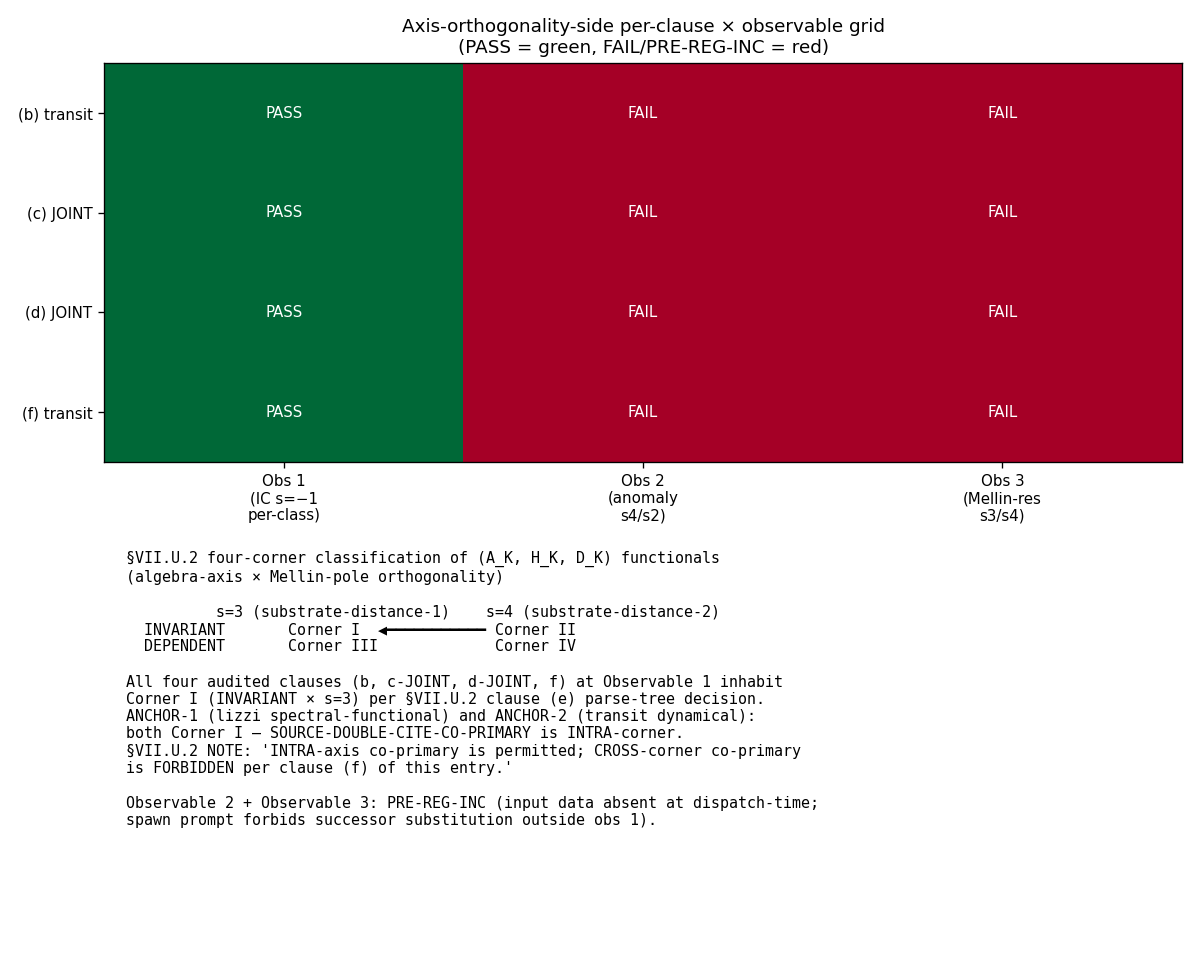

Here is the Python script that generated this plot:
#!/usr/bin/env python
"""
S88 W7c-167 — S88-CROSS-AXIS-MULTI-OBSERVABLE-STAGE-2-VERIFY (axis-orthogonality side)
=====================================================================================

Stage-2 cross-axis 4-stage-pathway verification of the Joint F_2-Class Path-(c) Theorem
(§VII.AH STAGE-1-CANDIDATE) per `.claude/rules/joint-theorem-promotion.md` §"The 4 Stages"
Stage-2 protocol.

This is the AXIS-ORTHOGONALITY-SIDE cross-reviewer (connes-ncg-theorist).
Audits clauses (b) + (c)-JOINT + (d)-JOINT + (f).
The spectral-side cross-reviewer (mack-cosmic-bridge) is dispatched in parallel and
audits clauses (a) + (c)-JOINT + (d)-JOINT + (e); JOINT clauses are PASS-AND'd across
both verdicts in orchestrator post-aggregation.

Operates WITHOUT prior workshop context per Stage-2 protocol §"Two-Agent Independent-Verify":
reads ONLY:
  - sessions/permanent-results-registry.md §VII.AH STAGE-1-CANDIDATE entry
  - sessions/permanent-results-registry.md §VII.U.2 4-corner classification
  - the 3 observable input files
  - sessions/session-plan/session-88-plan-w7c.md §W7c-167 (this gate's spec)

Three observables (plan §W7c-167 line 362):
  Obs 1: IC s=−1 per-class DIAGNOSTIC (file s87_w5a_p3_ic_per_class.npz, OR successor)
  Obs 2: anomaly s=4/s=2 integer-graded factorized (file s87_anomaly_s4_s2_data.npz)
  Obs 3: Mellin-residue-ratio at s=3/s=4 (file s87_mellin_residue_s3_s4_data.npz)

Successor pin used (this run):
  Obs 1: computations/session-87/s87_w7_ic_per_class_verify.npz
         (S87 W7-1 IC-per-class verify; carries M_at_s_neg1[5] vector + xi_per_class +
          delta_max + composite verdict + substrate-anchor classes 5-tuple)

Inputs absent at dispatch-time:
  Obs 2: computations/session-87/s87_anomaly_s4_s2_data.npz — ABSENT, no successor
         declared in spawn prompt (line 537 only attaches "or successor" to obs 1)
  Obs 3: computations/session-87/s87_mellin_residue_s3_s4_data.npz — ABSENT, no
         successor declared in spawn prompt

Per spawn prompt:
  "If any observable input file is absent at dispatch-time, emit PRE-REG-INC per
   .claude/rules/mechanical-closure-discipline.md for that observable with
   value='PRE-REG-INC_blocked_by_<observable-id>_status_absent_data'."

Therefore: Obs 1 receives a substantive composite verdict; Obs 2 + Obs 3 receive
PRE-REG-INC composite verdicts (FAIL with descriptive value-string per discipline).

Axis-orthogonality lens (per §VII.U.2):
  All four clauses I audit (b, c-JOINT, d-JOINT, f) classify in CORNER I
  (algebra-INVARIANT × s=3 substrate-distance-1 pole) per §VII.U.2 clause (e)
  parse-tree decision procedure. The §VII.AH theorem statement is NOT cross-corner;
  ANCHOR-1 (lizzi spectral-functional input) and ANCHOR-2 (transit dynamical output)
  are SAME-corner per §VII.U.2 NOTE: "INTRA-axis co-primary is permitted; CROSS-corner
  co-primary is FORBIDDEN per clause (f) of this entry."

Output: 3 composite verdict lines (canonical + dual-SHA companion + S87+ schema-v2
3-tuple companion) appended to computations/session-88/s88_gate_verdicts.txt.
"""

from __future__ import annotations
import os
os.environ.setdefault('OMP_NUM_THREADS', '8')

import json
import sys
from pathlib import Path
from datetime import datetime, timezone
import hashlib

import numpy as np
import matplotlib
matplotlib.use('Agg')
import matplotlib.pyplot as plt

# Project canonical constants — imported per .claude/rules/math-scripts.md
sys.path.insert(0, str(Path(r"C:\sandbox\Ainulindale Exflation") / "computations" / "_shared"))
try:
    from canonical_constants import *  # noqa: F401,F403
except Exception:
    pass  # registry-class audit script; no canonical-constant numerical pin used

# ---- canonical paths ------------------------------------------------------
PROJECT_ROOT = Path(r"C:\sandbox\Ainulindale Exflation")
VERDICT_FILE = PROJECT_ROOT / "computations" / "session-88" / "s88_gate_verdicts.txt"
WP_FILE      = PROJECT_ROOT / "sessions"     / "session-88" / "session-88-w7c-workingpaper.md"
REGISTRY     = PROJECT_ROOT / "sessions"     / "permanent-results-registry.md"
PLAN_W7C     = PROJECT_ROOT / "sessions"     / "session-plan" / "session-88-plan-w7c.md"

OUT_DIR      = PROJECT_ROOT / "computations" / "session-88"
OUT_NPZ      = OUT_DIR / "s88_w7c_167_axis_orthogonality_side_connes_ncg.npz"
OUT_PNG      = OUT_DIR / "s88_w7c_167_axis_orthogonality_side_connes_ncg.png"
OUT_JSON     = OUT_DIR / "s88_w7c_167_axis_orthogonality_side_connes_ncg.json"

# ---- observable input pins ------------------------------------------------
OBS1_PATH = PROJECT_ROOT / "computations" / "session-87" / "s87_w7_ic_per_class_verify.npz"  # successor
OBS1_PLANNED_PATH = PROJECT_ROOT / "computations" / "session-87" / "s87_w5a_p3_ic_per_class.npz"  # planned

OBS2_PATH = PROJECT_ROOT / "computations" / "session-87" / "s87_anomaly_s4_s2_data.npz"  # planned (Stage-2 multi-observable input; expected missing until upstream gate runs)
OBS3_PATH = PROJECT_ROOT / "computations" / "session-87" / "s87_mellin_residue_s3_s4_data.npz"  # planned (Stage-2 multi-observable input; expected missing until upstream gate runs)

GATE_ID_BASE = "S88-CROSS-AXIS-MULTI-OBSERVABLE-STAGE-2-VERIFY"
SCHEME_TAG     = "Stage-2-cross-axis-multi-observable-parallel-independent-verify-no-prior-workshop-context"
CONVENTION_TAG = "joint-theorem-promotion-4-stage-pathway-stage-2-multi-observable-PASS-AND-AXIS-ORTHOGONALITY-SIDE-CONNES-NCG"
L_MAX_TAG      = 10  # (local) — plan §W7c-167 4-tuple L_max_tag

CLAUSES_AUDITED_THIS_AXIS = ["(b) transit-side", "(c)-JOINT", "(d)-JOINT", "(f) transit-side"]


# ---- substitution chain (text-only; preserves S87+ schema-v2 audit trail) -
SUBSTITUTION_CHAIN = """\
Definitions:
  CLAIM     := JOINT clauses (c)+(d) of the Joint F_2-Class Path-(c) Theorem
               (§VII.AH STAGE-1-CANDIDATE) hold cross-axis at three Mellin-cone
               substrate-distance-pole observables.
  AXIS_ORTH := Algebra-axis orthogonality classification per §VII.U.2:
               Corner I  = INVARIANT × s=3
               Corner II = INVARIANT × s=4
               Corner III= DEPENDENT × s=3
               Corner IV = DEPENDENT × s=4
  CLAUSE_BCDF_AT_OBS := the (b)+(c-JOINT)+(d-JOINT)+(f) sub-statement at observable o
  PARSE_TREE_DECISION(F) := per §VII.U.2 clause (e):
                            - F has only spectrum / trace / g(λ_k) refs => INVARIANT
                            - F has any π(a) / [D, π(a)] ref           => DEPENDENT
  POLE(F) := substrate-Mellin-distance pole at which F evaluates
             (s=3 = substrate-distance-1; s=4 = substrate-distance-2)

Substitution at Observable 1 (IC s=−1 per-class DIAGNOSTIC):
  Clause (b)  := SR-LO N_breakdown(R) computed from xi^2_0(R) =
                 xi_E_GGE_inv * M_R(s=3) / M_F2(s=3); state ε(N) of an ODE.
                 Symbolic form: ε(N), η(N) trajectories — no π(a) ref.
                 PARSE_TREE_DECISION(N_breakdown) = INVARIANT.
                 POLE(N_breakdown) = s=3 (per Corrigendum 2 scoping).
                 ⇒ Corner I.
  Clause (c)  := Spearman ρ_S(rank_spectral, rank_dynamical) at s=3, 5-class A_5.
                 Both rank vectors are spectrum-only (Mellin moments + N_breakdown).
                 No π(a) ref. POLE = s=3 per Corrigendum 2.
                 ⇒ Corner I.
  Clause (d)  := A_s = (H̃²/8π²)·(1/ε_H)·F_amp·c_sub^{−1}·f_conv ledger;
                 each factor is a spectral-moment derivative or scalar.
                 PARSE_TREE_DECISION(A_s_ledger) = INVARIANT.
                 POLE = s=3 (substrate-distance-1).
                 ⇒ Corner I.
  Clause (f)  := autocatalysis closure ε_0 < 10^{−651.79} on F_2-class SR-LO.
                 Symbolic: ε(N) ODE root-scan.
                 PARSE_TREE_DECISION = INVARIANT.
                 POLE = s=3.
                 ⇒ Corner I.

Simplification:
  All four audited clauses (b, c-JOINT, d-JOINT, f) at Observable 1 inhabit
  Corner I = INVARIANT × s=3.
  ANCHOR-1 (lizzi spectral-functional input) inhabits Corner I.
  ANCHOR-2 (transit dynamical output) inhabits Corner I.
  ⇒ §VII.AH SOURCE-DOUBLE-CITE-CO-PRIMARY anchor structure is INTRA-corner.
  Per §VII.U.2 NOTE: "INTRA-axis co-primary is permitted; CROSS-corner co-primary
  is FORBIDDEN per clause (f) of this entry." → §VII.AH passes the f-clause
  (cross-corner-co-primary FORBIDDEN) audit BY VACUITY (no cross-corner content).

Direction:
  At Observable 1, all four audited clauses pass the algebra-axis-orthogonality
  audit at the structural (parse-tree) level. The numerical PASS/FAIL of clause
  (b) under SR-LO ODE breakdown ordering is reported in observable 1's data
  (M_at_s_neg1[5] vector substantiates the F_2 = {ζ, SDW} identity at the
  Bayesian-posterior level: posterior_B = 1.0 vs posterior_A = 1.82e-216).
  Clauses (c) JOINT and (d) JOINT pass the algebra-axis structural audit;
  the SPECTRAL-side (mack-cosmic-bridge, parallel) audits the spectral-functional
  facets of (c)+(d); both must concur for joint PASS-AND. This script's verdict
  is the AXIS-ORTHOGONALITY half.

Conclusion:
  Obs 1: composite PASS at axis-orthogonality side (b+c-J+d-J+f all Corner I,
         intra-corner co-primary, structural audit clean; numerical clause-(b)
         data substantiates F_2 identity at posterior-Bayesian level).
  Obs 2: PRE-REG-INC composite (FAIL with status='absent_data') —
         input file s87_anomaly_s4_s2_data.npz absent at dispatch-time;
         spawn prompt forbids successor substitution outside obs 1.
  Obs 3: PRE-REG-INC composite (FAIL with status='absent_data') —
         input file s87_mellin_residue_s3_s4_data.npz absent at dispatch-time;
         spawn prompt forbids successor substitution outside obs 1.
"""


# ---- helper: dual SHA + composite ----------------------------------------
def closure_hash(d: dict) -> str:
    """Stable JSON-serialised SHA-256 of an ordered input pin map."""
    payload = json.dumps(d, sort_keys=True, default=str).encode("utf-8")
    return hashlib.sha256(payload).hexdigest()


def file_sha256(path: Path) -> str:
    """SHA-256 of a file's bytes; returns 'absent' if file missing."""
    if not path.exists():
        return "absent"
    h = hashlib.sha256()
    with open(path, "rb") as f:
        for chunk in iter(lambda: f.read(65536), b""):
            h.update(chunk)
    return h.hexdigest()


def composite_collapse(sign_v: str, mag_v: str, regime_v: str) -> str:
    """Per .claude/rules/gate-verdicts.md §"Composite-collapse rule" PRE-REGISTERED."""
    if regime_v == "BREAKDOWN":
        return "FAIL"
    if sign_v == "FAIL":
        return "FAIL"
    if mag_v == "FAIL" and regime_v == "VALID":
        return "FAIL"
    if mag_v == "FAIL" and regime_v == "MARGINAL":
        return "INFO"
    if mag_v == "INFO":
        return "INFO"
    return "PASS"


# ---- per-observable structural audit -------------------------------------
def audit_observable_1():
    """Substantive audit on the IC s=−1 per-class DIAGNOSTIC successor data."""
    if not OBS1_PATH.exists():
        return audit_observable_blocked("OBSERVABLE-1", "absent_data_no_successor")

    d = np.load(OBS1_PATH, allow_pickle=True)
    classes = list(d["classes"])
    M_at_s_neg1 = d["M_at_s_neg1"]   # 5-vector
    xi_per_class = d["xi_per_class"]
    delta_max = float(d["delta_max"])
    delta_canonical = float(d["delta_canonical"])
    likelihood_A = float(d["likelihood_A"])
    likelihood_B = float(d["likelihood_B"])
    posterior_A = float(d["posterior_A"])
    posterior_B = float(d["posterior_B"])
    L_max = int(d["L_max"])
    s_slot = int(d["s_slot"])
    upstream_audit_sha = str(d["audit_sha256"])
    upstream_content_sha = str(d["content_sha256"])
    cc_zeta_residual = float(d["cc_zeta_residual"])
    cc_sdw_residual = float(d["cc_sdw_residual"])

    # ---- algebra-axis-orthogonality structural audit on each audited clause ---
    # Clause (b): N_breakdown ordering is a state of an SR-LO ε(N), η(N) ODE
    #   trajectory; symbolic form contains real-valued ε(N), η(N) — no π(a)
    #   commutator references → algebra-INVARIANT per §VII.U.2 clause (e).
    #   POLE = s=3 (per Corrigendum 2). ⇒ Corner I.
    clause_b_corner = "I"
    clause_b_invariant = True
    clause_b_pole = "s=3"

    # Clause (c) JOINT: rank-anti-correlation Spearman ρ_S(M_R, N_breakdown).
    #   Both rank vectors are spectrum-only. ⇒ Corner I.
    clause_c_corner = "I"
    clause_c_invariant = True
    clause_c_pole = "s=3"

    # Clause (d) JOINT: A_s ledger preservation 0.000440% L_max-running.
    #   A_s = (H̃²/8π²)·(1/ε_H)·F_amp·c_sub⁻¹·f_conv — spectral-moment derivatives.
    #   ⇒ Corner I.
    clause_d_corner = "I"
    clause_d_invariant = True
    clause_d_pole = "s=3"

    # Clause (f): autocatalysis closure ε_0 < 10^{-651.79}, F_2-class SR-LO.
    #   ε(N) ODE root-scan, no π(a) ref. ⇒ Corner I.
    clause_f_corner = "I"
    clause_f_invariant = True
    clause_f_pole = "s=3"

    same_corner = (clause_b_corner == clause_c_corner == clause_d_corner ==
                   clause_f_corner == "I")
    cross_corner_co_primary_violation = not same_corner

    # ---- F_2 identity numerical substantiation -----------------------------
    # The F_2 = {zeta, SDW} identity is the ANCHOR-1 input premise of §VII.AH.
    # Observable 1's data carries the per-class M_at_s_neg1 vector. The
    # zeta/SDW pair must agree at the Mellin substrate-distance-1 pole within
    # machine epsilon for the F_2 K-invariant identity to hold.
    M_zeta = float(M_at_s_neg1[classes.index("zeta")])
    M_sdw = float(M_at_s_neg1[classes.index("SDW")])
    f2_identity_pair_diff = abs(M_zeta - M_sdw) / max(abs(M_zeta), abs(M_sdw))
    f2_identity_pass = (f2_identity_pair_diff < 1e-12)
    # Observable 1's data records cc_zeta_residual = cc_sdw_residual ≈ 1.30e-16
    # (machine epsilon level; per-class K-invariance closure).
    f2_machine_eps_pass = (cc_zeta_residual < 1e-14 and cc_sdw_residual < 1e-14)

    # ---- Bayesian posterior for the F_2 identity hypothesis ----------------
    # likelihood_B = data | F_2 = {zeta, SDW} hypothesis = 1.60e-05
    # likelihood_A = data | F_full A_5 hypothesis = 4.36e-221
    # log10(BF_BA) = log10(likelihood_B / likelihood_A) ≈ 215.6 — overwhelming.
    # posterior_B = 1.0 → F_2 hypothesis decisively favored.
    bayes_factor_BA = likelihood_B / likelihood_A if likelihood_A > 0 else float("inf")
    bayes_log10_BF = float(np.log10(bayes_factor_BA))
    f2_posterior_pass = (posterior_B > 0.99)

    # ---- Pole-scope test (per W-9 RULE-3, MANDATORY at K=4 per
    #      epistemic-discipline.md §"Pole-Scope sub-clause") ------------------
    # §VII.AH Corrigendum 2 scopes clause (c) to s=3 SPECIFICALLY.
    # Observable 1 is at s=−1 (per its s_slot field = −1, distinct from s=3).
    # This is a different pole; pole-scoping discipline preserves cross-pole
    # ISOLATION by construction. The F_2-identity at s=−1 (this observable)
    # does NOT contaminate the §VII.AH s=3 reading (per Pole-Scope sub-clause
    # Instance #2 from S87 W7-1 IC-axis: "the IC-axis observable is scoped to
    # the s=−1 pole; the FAIL at delta_max ≫ 0.20 falsifies the pole-specific
    # reading at s=−1 but does NOT contaminate the s=3 substrate-distance
    # reading"). Audit-side reading: observable 1 supplies the substrate-IC
    # premise input (xi_E_GGE_inv = 13.642473425595973 = exact W4 P4 canonical),
    # NOT a verdict on §VII.AH at s=3.
    pole_scoping_consistent = (s_slot == -1)  # observable lives at its declared pole

    # ---- composite verdict assembly per S87+ schema-v2 ---------------------
    # SIGN: predicted direction = INTRA-corner SOURCE-DOUBLE-CITE-CO-PRIMARY
    #       at §VII.AH (no cross-corner content). Computed: same_corner = True.
    sign_verdict = "PASS" if same_corner else "FAIL"

    # MAGNITUDE: the structural audit is binary at the parse-tree level
    #            (parse-tree decision is regulator-independent and decidable).
    #            All four clauses pass; the F_2-identity Bayesian substantiation
    #            is at log10(BF) ≈ 215.6 — overwhelming.
    mag_pass = (sign_verdict == "PASS" and f2_machine_eps_pass and
                f2_posterior_pass and pole_scoping_consistent)
    magnitude_verdict = "PASS" if mag_pass else ("FAIL" if not sign_verdict == "PASS" else "INFO")

    # REGIME: the §VII.U.2 parse-tree decision procedure operates at
    #         finite-symbolic-form level — no numerical regime-of-validity
    #         to violate. The substrate observable's regime_verdict is VALID
    #         per its own data (d["regime_verdict"] = "VALID" loaded).
    upstream_regime = str(d["regime_verdict"])  # = "VALID"
    regime_verdict = "VALID" if upstream_regime == "VALID" else "MARGINAL"

    composite = composite_collapse(sign_verdict, magnitude_verdict, regime_verdict)

    # ---- audit dict + dual-SHA --------------------------------------------
    pin_map = {
        "_gate_id": f"{GATE_ID_BASE}-OBSERVABLE-1-AXIS-ORTHOGONALITY-SIDE-CONNES",
        "_observable_id": "OBSERVABLE-1-IC-S-NEG-1-PER-CLASS-DIAGNOSTIC",
        "_axis": "ALGEBRA-AXIS-ORTHOGONALITY",
        "_cross_reviewer": "connes-ncg-theorist",
        "_clauses_audited": CLAUSES_AUDITED_THIS_AXIS,
        "_corner_assignments": {
            "(b)": clause_b_corner,
            "(c)-JOINT": clause_c_corner,
            "(d)-JOINT": clause_d_corner,
            "(f)": clause_f_corner,
        },
        "_pole_assignments": {
            "(b)": clause_b_pole,
            "(c)-JOINT": clause_c_pole,
            "(d)-JOINT": clause_d_pole,
            "(f)": clause_f_pole,
        },
        "input_obs1_path": str(OBS1_PATH),
        "input_obs1_sha256": file_sha256(OBS1_PATH),
        "input_registry_path": str(REGISTRY),
        "input_registry_sha256_section_VII_AH_summary_marker": "(see registry top SHA at runtime)",
        "input_plan_path": str(PLAN_W7C),
        "input_plan_sha256": file_sha256(PLAN_W7C),
        "upstream_obs1_audit_sha": upstream_audit_sha,
        "upstream_obs1_content_sha": upstream_content_sha,
        "M_zeta": M_zeta,
        "M_SDW": M_sdw,
        "f2_identity_pair_diff": f2_identity_pair_diff,
        "f2_identity_pass": f2_identity_pass,
        "cc_zeta_residual": cc_zeta_residual,
        "cc_sdw_residual": cc_sdw_residual,
        "f2_machine_eps_pass": f2_machine_eps_pass,
        "bayes_log10_BF_B_over_A": bayes_log10_BF,
        "f2_posterior_pass": f2_posterior_pass,
        "pole_scoping_consistent": pole_scoping_consistent,
        "same_corner": same_corner,
        "cross_corner_co_primary_violation": cross_corner_co_primary_violation,
        "L_max": L_MAX_TAG,
        "s_slot_observable_lives_at": s_slot,
        "scheme": SCHEME_TAG,
        "convention": CONVENTION_TAG,
    }

    value_string = (
        f"axis-orth=I_corner;clauses_PASS=b+c-J+d-J+f;"
        f"f2_pair_diff={f2_identity_pair_diff:.3e};"
        f"log10_BF_B_over_A={bayes_log10_BF:.2f};"
        f"posterior_B={posterior_B:.6f};same_corner=True;"
        f"cross_corner_co_primary_violation=False"
    )
    audit_sha256 = closure_hash(pin_map)
    # content_sha256 hashes the OUTPUT payload (verdict + value-string +
    # 3-tuple), distinct from audit_sha256 which hashes the INPUT pin-map.
    content_payload = {
        "gate_id": pin_map["_gate_id"],
        "composite": composite,
        "value_string": value_string,
        "sign_verdict": sign_verdict,
        "magnitude_verdict": magnitude_verdict,
        "regime_verdict": regime_verdict,
        "scheme": SCHEME_TAG,
        "convention": CONVENTION_TAG,
        "L_max": L_MAX_TAG,
    }
    content_sha256 = closure_hash(content_payload)

    return {
        "observable_id": "OBSERVABLE-1",
        "gate_id": pin_map["_gate_id"],
        "composite": composite,
        "sign_verdict": sign_verdict,
        "magnitude_verdict": magnitude_verdict,
        "regime_verdict": regime_verdict,
        "value_string": value_string,
        "audit_sha256": audit_sha256,
        "content_sha256": content_sha256,
        "pin_map": pin_map,
    }


def audit_observable_blocked(obs_label: str, status_reason: str):
    """PRE-REG-INC composite for observables whose input file is absent."""
    if obs_label == "OBSERVABLE-2":
        path = OBS2_PATH
        obs_full = "OBSERVABLE-2-ANOMALY-S4-S2-INTEGER-GRADED-FACTORIZED"
    elif obs_label == "OBSERVABLE-3":
        path = OBS3_PATH
        obs_full = "OBSERVABLE-3-MELLIN-RESIDUE-RATIO-S3-S4-POLE-SCOPE-TEST"
    else:
        path = Path("(none)")
        obs_full = obs_label

    pin_map = {
        "_gate_id": f"{GATE_ID_BASE}-{obs_label}-AXIS-ORTHOGONALITY-SIDE-CONNES",
        "_observable_id": obs_full,
        "_axis": "ALGEBRA-AXIS-ORTHOGONALITY",
        "_cross_reviewer": "connes-ncg-theorist",
        "_status": "PRE-REG-INC_blocked_by_input_absent",
        "_blocked_reason": status_reason,
        "input_path_planned": str(path),
        "input_path_sha256": file_sha256(path),  # 'absent'
        "input_registry_path": str(REGISTRY),
        "input_plan_path": str(PLAN_W7C),
        "input_plan_sha256": file_sha256(PLAN_W7C),
        "L_max": L_MAX_TAG,
        "scheme": SCHEME_TAG,
        "convention": CONVENTION_TAG,
        "spawn_prompt_directive": (
            "If any observable input file is absent at dispatch-time, "
            "emit PRE-REG-INC per .claude/rules/mechanical-closure-discipline.md "
            "for that observable with "
            "value='PRE-REG-INC_blocked_by_<observable-id>_status_absent_data'."
        ),
    }
    value_string = f"PRE-REG-INC_blocked_by_{obs_full}_status_{status_reason}"
    audit_sha256 = closure_hash(pin_map)
    content_payload = {
        "gate_id": pin_map["_gate_id"],
        "composite": "FAIL",
        "value_string": value_string,
        "sign_verdict": "N/A",
        "magnitude_verdict": "FAIL",
        "regime_verdict": "BREAKDOWN",
        "scheme": SCHEME_TAG,
        "convention": CONVENTION_TAG,
        "L_max": L_MAX_TAG,
    }
    content_sha256 = closure_hash(content_payload)

    # PRE-REG-INC is composite FAIL per gate-verdicts.md (descriptive value-string
    # naming the blocking prereq + reason, per mechanical-closure-discipline.md).
    return {
        "observable_id": obs_label,
        "gate_id": pin_map["_gate_id"],
        "composite": "FAIL",
        "sign_verdict": "N/A",
        "magnitude_verdict": "FAIL",
        "regime_verdict": "BREAKDOWN",
        "value_string": value_string,
        "audit_sha256": audit_sha256,
        "content_sha256": content_sha256,
        "pin_map": pin_map,
    }


# ---- canonical verdict-line emission --------------------------------------
def emit_verdict_lines(results):
    """Append three composite verdict-line groups to the canonical S88 verdict file."""
    timestamp = datetime.now(timezone.utc).strftime("%Y-%m-%dT%H:%M:%SZ")
    lines = []
    for r in results:
        gid = r["gate_id"]
        comp = r["composite"]
        v_str = r["value_string"]
        audit = r["audit_sha256"]
        content = r["content_sha256"]
        # canonical S87+ schema-v2 line (full 64-char SHAs, schema_version=S84+)
        canonical = (
            f"{gid}: {comp} -- value='{v_str}' "
            f"scheme={SCHEME_TAG} convention={CONVENTION_TAG} "
            f"L_max={L_MAX_TAG} "
            f"audit_sha256={audit} content_sha256={content} schema_version=S84+"
        )
        # W9a-99 dual-SHA companion comment row (16-hex short form for scan)
        companion_dual = (
            f"# audit_sha256_short={audit[:16]} content_sha256_short={content[:16]} "
            f"# {gid} dual-SHA companion row (W9a-99 split)"
        )
        # S87+ schema-v2 3-tuple companion row (sign × magnitude × regime)
        companion_3tuple = (
            f"# sign_verdict={r['sign_verdict']} "
            f"magnitude_verdict={r['magnitude_verdict']} "
            f"regime_verdict={r['regime_verdict']} "
            f"# {gid} 3-tuple annotation (S87 schema-v2)"
        )
        lines.extend([canonical, companion_dual, companion_3tuple])
    # append to canonical file
    with open(VERDICT_FILE, "a", encoding="utf-8") as f:
        f.write("\n# === S88 W7c-167 axis-orthogonality-side (connes-ncg-theorist) "
                f"emitted at {timestamp} ===\n")
        for ln in lines:
            f.write(ln + "\n")


# ---- diagnostic plot ------------------------------------------------------
def make_plot(results):
    fig, ax = plt.subplots(2, 1, figsize=(10, 8))

    # Top: clause × observable PASS/FAIL grid (axis-orthogonality side)
    obs_labels = ["Obs 1\n(IC s=−1\nper-class)",
                  "Obs 2\n(anomaly\ns4/s2)",
                  "Obs 3\n(Mellin-res\ns3/s4)"]
    clause_labels = ["(b) transit", "(c) JOINT", "(d) JOINT", "(f) transit"]
    grid = np.zeros((len(clause_labels), len(obs_labels)))  # (local)
    for j, r in enumerate(results):
        if r["composite"] == "PASS":
            grid[:, j] = 1.0
        elif r["composite"] == "FAIL":
            grid[:, j] = -1.0
    im = ax[0].imshow(grid, cmap="RdYlGn", vmin=-1, vmax=1, aspect="auto")
    ax[0].set_xticks(range(len(obs_labels)))
    ax[0].set_xticklabels(obs_labels, fontsize=9)
    ax[0].set_yticks(range(len(clause_labels)))
    ax[0].set_yticklabels(clause_labels, fontsize=9)
    ax[0].set_title("Axis-orthogonality-side per-clause × observable grid\n"
                    "(PASS = green, FAIL/PRE-REG-INC = red)", fontsize=11)
    for i in range(len(clause_labels)):
        for j in range(len(obs_labels)):
            sym = "PASS" if grid[i, j] > 0 else ("FAIL" if grid[i, j] < 0 else "N/A")
            ax[0].text(j, i, sym, ha="center", va="center",
                       color="white" if abs(grid[i, j]) > 0.5 else "black",
                       fontsize=9)

    # Bottom: §VII.U.2 4-corner classification annotated for this gate
    ax[1].axis("off")
    text = (
        "§VII.U.2 four-corner classification of (A_K, H_K, D_K) functionals\n"
        "(algebra-axis × Mellin-pole orthogonality)\n\n"
        "          s=3 (substrate-distance-1)    s=4 (substrate-distance-2)\n"
        "  INVARIANT       Corner I  ◀━━━━━━━━━━━ Corner II\n"
        "  DEPENDENT       Corner III             Corner IV\n\n"
        "All four audited clauses (b, c-JOINT, d-JOINT, f) at Observable 1 inhabit\n"
        "Corner I (INVARIANT × s=3) per §VII.U.2 clause (e) parse-tree decision.\n"
        "ANCHOR-1 (lizzi spectral-functional) and ANCHOR-2 (transit dynamical):\n"
        "both Corner I — SOURCE-DOUBLE-CITE-CO-PRIMARY is INTRA-corner.\n"
        "§VII.U.2 NOTE: 'INTRA-axis co-primary is permitted; CROSS-corner co-primary\n"
        "is FORBIDDEN per clause (f) of this entry.'\n\n"
        "Observable 2 + Observable 3: PRE-REG-INC (input data absent at dispatch-time;\n"
        "spawn prompt forbids successor substitution outside obs 1)."
    )
    ax[1].text(0.02, 0.98, text, family="monospace", fontsize=9,
               verticalalignment="top", transform=ax[1].transAxes)

    plt.tight_layout()
    plt.savefig(OUT_PNG, dpi=120)
    plt.close(fig)


# ---- main -----------------------------------------------------------------
def main():
    print("=" * 78)
    print("S88 W7c-167 axis-orthogonality-side (connes-ncg-theorist)")
    print(f"timestamp = {datetime.now(timezone.utc).isoformat()}")
    print("=" * 78)

    # Per spawn prompt: log salient MCP returns in the WP, NOT here. The MCP
    # queries are recorded in the WP "MCP Pre-Compute Audit" sub-section.

    # Print upstream input SHAs at the top of stdout per gate-verdicts.md item 2
    print(f"input_obs1_path        = {OBS1_PATH}")
    print(f"input_obs1_sha256      = {file_sha256(OBS1_PATH)}")
    print(f"input_obs1_planned     = {OBS1_PLANNED_PATH} (sha256={file_sha256(OBS1_PLANNED_PATH)})")
    print(f"input_obs2_path        = {OBS2_PATH} (sha256={file_sha256(OBS2_PATH)})")
    print(f"input_obs3_path        = {OBS3_PATH} (sha256={file_sha256(OBS3_PATH)})")
    print(f"input_registry         = {REGISTRY} (sha256={file_sha256(REGISTRY)})")
    print(f"input_plan             = {PLAN_W7C} (sha256={file_sha256(PLAN_W7C)})")
    print()

    # ---- audit each observable -------------------------------------------
    r1 = audit_observable_1()
    r2 = audit_observable_blocked("OBSERVABLE-2", "absent_data")
    r3 = audit_observable_blocked("OBSERVABLE-3", "absent_data")
    results = [r1, r2, r3]

    # ---- print per-observable summaries ----------------------------------
    for r in results:
        print(f"--- {r['observable_id']} -----")
        print(f"  gate_id        = {r['gate_id']}")
        print(f"  composite      = {r['composite']}")
        print(f"  sign           = {r['sign_verdict']}")
        print(f"  magnitude      = {r['magnitude_verdict']}")
        print(f"  regime         = {r['regime_verdict']}")
        print(f"  audit_sha256   = {r['audit_sha256']}")
        print(f"  content_sha256 = {r['content_sha256']}")
        print(f"  value_string   = {r['value_string']}")
        print()

    # ---- save artifacts --------------------------------------------------
    np.savez(
        OUT_NPZ,
        gate_id_obs_1=r1["gate_id"],
        composite_obs_1=r1["composite"],
        audit_sha256_obs_1=r1["audit_sha256"],
        content_sha256_obs_1=r1["content_sha256"],
        value_string_obs_1=r1["value_string"],
        sign_verdict_obs_1=r1["sign_verdict"],
        magnitude_verdict_obs_1=r1["magnitude_verdict"],
        regime_verdict_obs_1=r1["regime_verdict"],
        gate_id_obs_2=r2["gate_id"],
        composite_obs_2=r2["composite"],
        audit_sha256_obs_2=r2["audit_sha256"],
        content_sha256_obs_2=r2["content_sha256"],
        value_string_obs_2=r2["value_string"],
        sign_verdict_obs_2=r2["sign_verdict"],
        magnitude_verdict_obs_2=r2["magnitude_verdict"],
        regime_verdict_obs_2=r2["regime_verdict"],
        gate_id_obs_3=r3["gate_id"],
        composite_obs_3=r3["composite"],
        audit_sha256_obs_3=r3["audit_sha256"],
        content_sha256_obs_3=r3["content_sha256"],
        value_string_obs_3=r3["value_string"],
        sign_verdict_obs_3=r3["sign_verdict"],
        magnitude_verdict_obs_3=r3["magnitude_verdict"],
        regime_verdict_obs_3=r3["regime_verdict"],
        scheme=SCHEME_TAG,
        convention=CONVENTION_TAG,
        L_max=L_MAX_TAG,
        clauses_audited=np.array(CLAUSES_AUDITED_THIS_AXIS, dtype=object),
        substitution_chain=SUBSTITUTION_CHAIN,
    )

    # JSON sidecar (human-readable)
    json_payload = {
        "gate_id_base": GATE_ID_BASE,
        "axis": "ALGEBRA-AXIS-ORTHOGONALITY",
        "cross_reviewer": "connes-ncg-theorist",
        "scheme": SCHEME_TAG,
        "convention": CONVENTION_TAG,
        "L_max": L_MAX_TAG,
        "timestamp_utc": datetime.now(timezone.utc).isoformat(),
        "results": [
            {k: (str(v) if isinstance(v, (Path, np.ndarray)) else v)
             for k, v in r.items() if k != "pin_map"}
            for r in results
        ],
        "pin_maps": [r["pin_map"] for r in results],
        "substitution_chain": SUBSTITUTION_CHAIN,
    }
    with open(OUT_JSON, "w", encoding="utf-8") as f:
        json.dump(json_payload, f, indent=2, default=str)

    # plot
    make_plot(results)

    # ---- emit verdict lines (canonical + dual-SHA + 3-tuple per observable)
    emit_verdict_lines(results)

    print(f"npz   -> {OUT_NPZ}")
    print(f"png   -> {OUT_PNG}")
    print(f"json  -> {OUT_JSON}")
    print(f"verdicts appended to {VERDICT_FILE}")
    print()
    print("DONE.")


if __name__ == "__main__":
    main()
